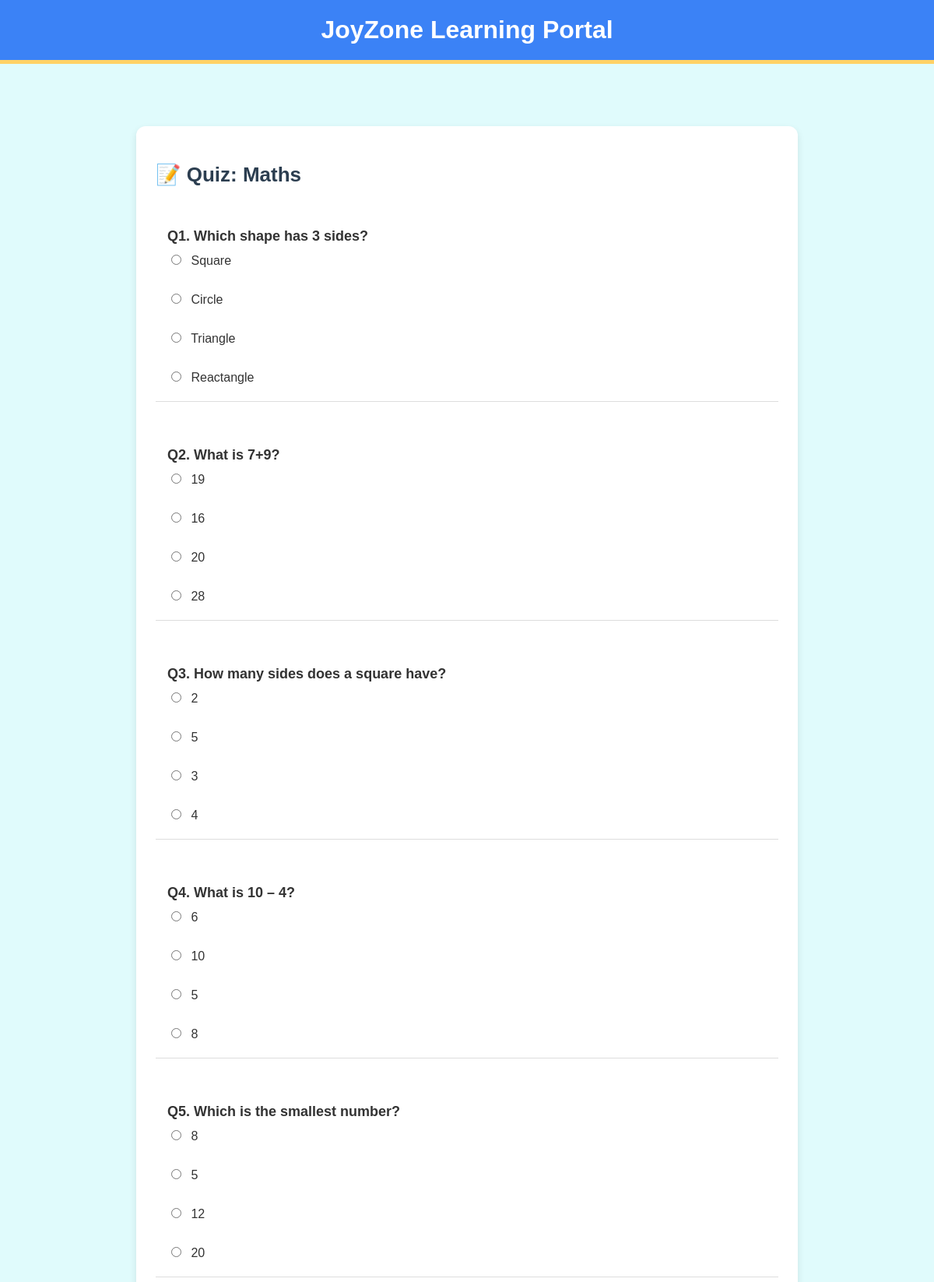
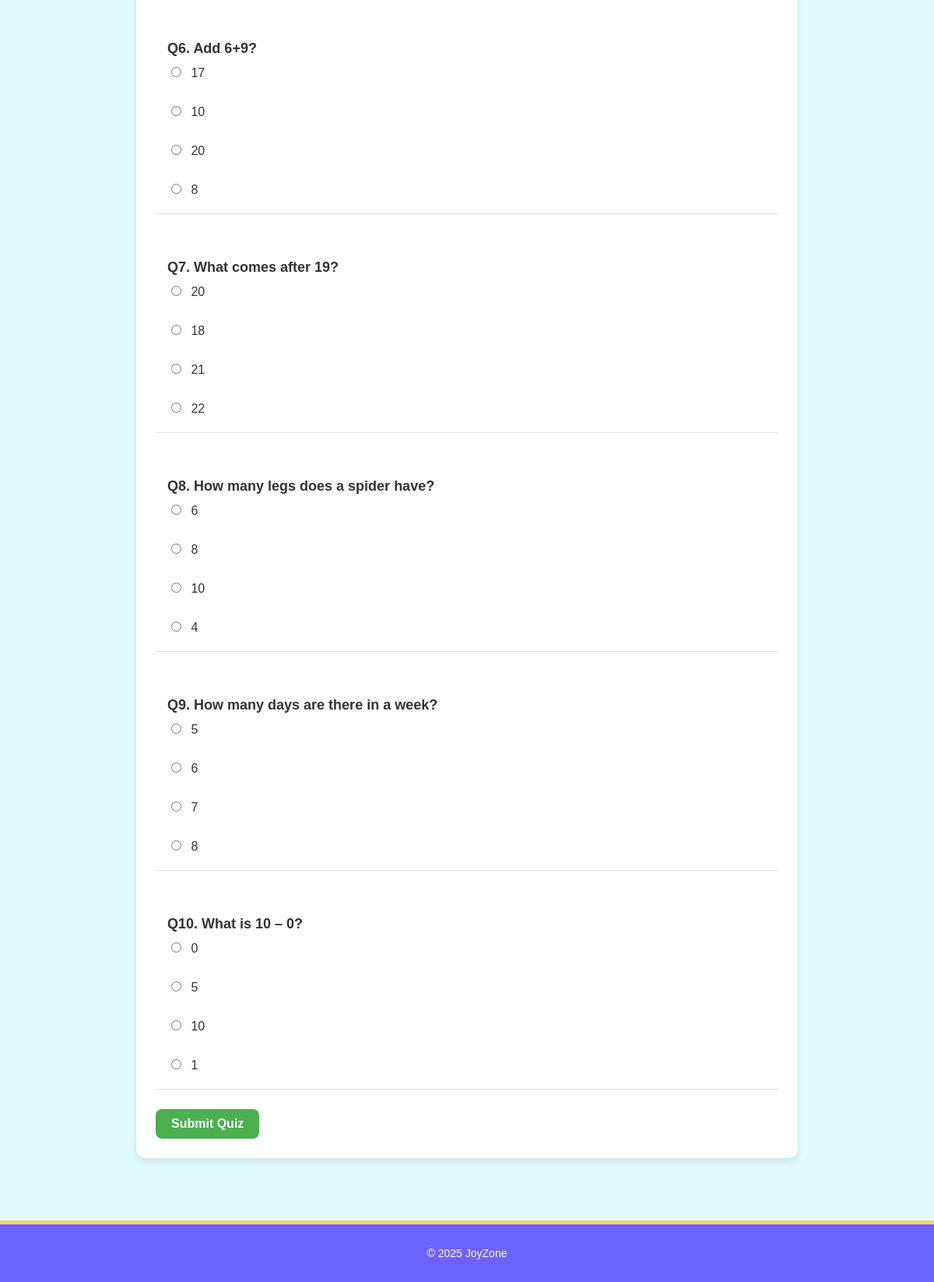
Screenshot of /quizzes/3/ (signed in) with the database file from the repository (2 pictures, top to bottom).
### quizzes/models.py (models this page shows, shortened)
class Quiz(models.Model):
    SUBJECT_CHOICES = [
        ("Maths", "Maths"),
        ("GK", "General Knowledge"),
        ("English", "English"),
    ]
    AGE_GROUP_CHOICES = [
        ("5-7", "5–7 Years"),
        ("8-10", "8–10 Years"),
        ("11-12", "11–12 Years"),
    ]
    title = models.CharField(max_length=200)
    description = models.TextField(blank=True, null=True)
    subject = models.CharField(max_length=50, choices=SUBJECT_CHOICES)
    age_group = models.CharField(max_length=20, choices=AGE_GROUP_CHOICES)
    difficulty = models.CharField(
        max_length=20,
        choices=[("Easy", "Easy"), ("Medium", "Medium"), ("Hard", "Hard")],
        default="Easy"
    )
    is_published = models.BooleanField(default=True)
    created_at = models.DateTimeField(auto_now_add=True)

class Question(models.Model):
    quiz = models.ForeignKey(Quiz, on_delete=models.CASCADE)
    text = models.TextField()
    option1 = models.CharField(max_length=200)
    option2 = models.CharField(max_length=200)
    option3 = models.CharField(max_length=200)
    option4 = models.CharField(max_length=200)
    correct_option = models.IntegerField(
        choices=[(1, "Option 1"), (2, "Option 2"), (3, "Option 3"), (4, "Option 4")]
    )

### quizzes/views.py (the view, shortened to what this page needs)
# urls.py: path("<int:quiz_id>/", views.take_quiz, name="take_quiz"),
@login_required
def take_quiz(request, quiz_id):
    quiz = get_object_or_404(Quiz, id=quiz_id)
    if not request.user.is_superuser and request.user.age_group:
        if quiz.age_group != request.user.age_group:
            return redirect("quiz_list")
    questions = quiz.question_set.all()
    return render(request, "quizzes/take_quiz.html", {"quiz": quiz, "questions": questions})

### templates/quizzes/take_quiz.html (shortened to what this page needs)
{% extends "base.html" %}
{% load static %}
{% block content %}
<div class="quiz-container">
    <h2 class="quiz-title">📝 Quiz: {{ quiz.title }}</h2>
    <form method="post">
        {% for q in questions %}
        <div class="question-block">
            <p class="question-text">Q{{ forloop.counter }}. {{ q.text }}</p>
            <div class="options">
                <label><input type="radio" name="{{ q.id }}" value="1"> {{ q.option1 }}</label><br>
                <label><input type="radio" name="{{ q.id }}" value="2"> {{ q.option2 }}</label><br>
                <label><input type="radio" name="{{ q.id }}" value="3"> {{ q.option3 }}</label><br>
                <label><input type="radio" name="{{ q.id }}" value="4"> {{ q.option4 }}</label>
            </div>
        </div>
        {% endfor %}
        <button type="submit" class="submit-btn">Submit Quiz</button>
    </form>
</div>
{% endblock %}

### static/style.css (style rules this page uses)
body { font-family: "Comic Sans MS", cursive, sans-serif; margin: 0; padding: 0; background-color: #fef9f6; color: #333; }
main h1, main h2 { color: #1e3a8a; }
button, .btn { background-color: #06D6A0; color: white; border: none; padding: 10px 20px; border-radius: 20px; font-size: 16px; cursor: pointer; transition: 0.3s; }
.btn-start, .submit-btn { background: #4CAF50; color: white; font-weight: bold; border-radius: 8px; padding: 10px 20px; transition: background 0.3s ease; }
.quiz-container { max-width: 800px; margin: 40px auto; text-align: left; background: #fff; padding: 25px; border-radius: 12px; box-shadow: 0 4px 10px rgba(0,0,0,0.1); }
.quiz-title { font-size: 26px; margin-bottom: 20px; color: #2c3e50; }
.question-block { margin-bottom: 25px; padding: 15px; border-bottom: 1px solid #ddd; }
.question-text { font-weight: bold; font-size: 18px; margin-bottom: 10px; }
.options label { display: block; margin: 6px 0; font-size: 16px; cursor: pointer; }
.options input { margin-right: 8px; }

### rows the page displays
Quiz: title "Maths"
Question: text "Which shape has 3 sides?", option1 "Square", option2 "Circle", option3 "Triangle", option4 "Reactangle"
Question: text "What is 7+9?", option1 "19", option2 "16", option3 "20", option4 "28"
Question: text "How many sides does a square have?", option1 "2", option2 "5", option3 "3", option4 "4"
Question: text "What is 10 – 4?", option1 "6", option2 "10", option3 "5", option4 "8"
Question: text "Which is the smallest number?", option1 "8", option2 "5", option3 "12", option4 "20"
Question: text "Add 6+9?", option1 "17", option2 "10", option3 "20", option4 "8"
Question: text "What comes after 19?", option1 "20", option2 "18", option3 "21", option4 "22"
Question: text "How many legs does a spider have?", option1 "6", option2 "8", option3 "10", option4 "4"
Question: text "How many days are there in a week?", option1 "5", option2 "6", option3 "7", option4 "8"
Question: text "What is 10 – 0?", option1 "0", option2 "5", option3 "10", option4 "1"
